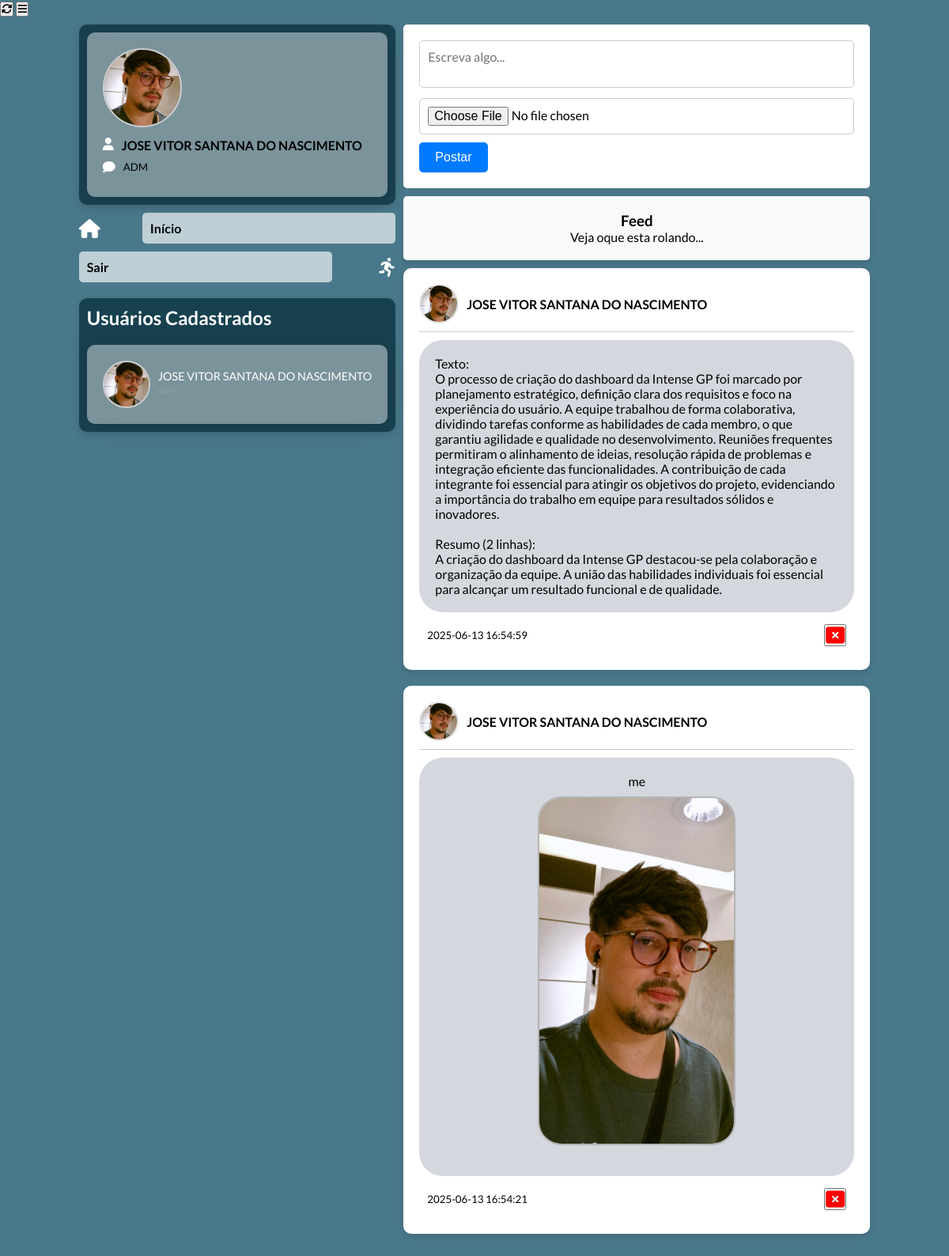
Screenshot of /index.php (signed in) with the database file from the repository.
### tables this page shows
CREATE TABLE `users` (
  `id` int(11) NOT NULL,
  `name` varchar(100) DEFAULT NULL,
  `username` varchar(50) NOT NULL,
  `password` varchar(255) NOT NULL,
  `profile_pic` varchar(255) DEFAULT 'default.png',
  `bio` varchar(30) DEFAULT ''
);

CREATE TABLE `posts` (
  `id` int(11) NOT NULL,
  `user_id` int(11) NOT NULL,
  `content` text NOT NULL,
  `image` varchar(255) DEFAULT NULL,
  `created_at` datetime DEFAULT current_timestamp()
);

### index.php (the view, shortened to what this page needs)
<?php
include 'db.php';
$user_id = $_SESSION[ 'user_id' ];
$stmt = $conn->prepare( 'SELECT name, bio, profile_pic FROM users WHERE id = ?' );
$stmt->bind_param( 'i', $user_id );
$stmt->execute();
$user_result = $stmt->get_result();
$user_data = $user_result->fetch_assoc();
$posts = $conn->query( "
    SELECT posts.id, posts.content, posts.image, posts.created_at, posts.user_id,
           users.name, users.profile_pic
    FROM posts
    JOIN users ON posts.user_id = users.id
    ORDER BY posts.created_at DESC
" );
$users = $conn->query( 'SELECT name,bio, profile_pic FROM users' );
?>
<!DOCTYPE html>
<html lang = 'pt-br'>
<head>
<link rel = 'stylesheet' href = './css/index.css'>
<link rel = 'stylesheet' href = './css/mobile.css'>
<link rel = 'stylesheet' href = 'https://cdnjs.cloudflare.com/ajax/libs/font-awesome/6.7.2/css/all.min.css' />
</head>
<body>
<div class="hamburger-menu">
    <button id="refreshBtn" onclick="refreshPage()">
        <i class="fa-solid fa-rotate"></i>
    </button>
    <button id="menuBtn">
        <i class="fa-solid fa-bars"></i>
    </button>
</div>
<div class = 'container'>
<aside class = 'sidebar'>
<div class = 'user-profile'>
<div class = 'case'>
<img src = "uploads/<?= htmlspecialchars($user_data['profile_pic']) ?>" alt = 'Foto de perfil'>
<div class = 'user-info'>
<div class = 'nome_bio'>
<i class = 'fa-solid fa-user'></i><strong><?= htmlspecialchars( $user_data[ 'name' ] ) ?></strong>
</div>
<div class = 'nome_bio'>
<i class = 'fa-solid fa-comment'></i><small><?= htmlspecialchars( $user_data[ 'bio' ] ) ?></small>
</div>
</div>
</div>
</div>
<div class = 'nav-links'>
<span>
<i class = 'fa-solid fa-house'></i>
<a href = 'index.php'>Início</a>
</span>
<span>
<a href = 'logout.php'>Sair</a>
 <i class = 'fa-solid fa-person-running'></i>
</span>
</div>
<div class = 'usuarios_cadastrados'>
<h3>Usuários Cadastrados</h3>
<?php while ( $row = $users->fetch_assoc() ): ?>
<div class = 'profile-card'>
<img src = "uploads/<?= $row['profile_pic'] ?>" >
<div class="cad_username">
    <strong><?= htmlspecialchars( $row[ 'name' ] ) ?></strong>
<small><?= htmlspecialchars( $row[ 'bio' ] ) ?></small>
</div>
</div>
<?php endwhile;
?>
</div>
</aside>
<main class = 'main-content'>
<div class = 'new-post'>
<form action = 'post.php' method = 'POST' enctype = 'multipart/form-data'>
<div>
<textarea name = 'content' placeholder = 'Escreva algo...' required></textarea>
</div>
<div>
<input type = 'file' name = 'image' accept = 'image/*'>
<button type = 'submit'>Postar</button>
</div>
</form>
</div>
<div class = 'posts-section'>
<div class = 'feed'>
<h3>Feed </h3>
<p>Veja oque esta rolando...</p>
</div>
<?php while ( $row = $posts->fetch_assoc() ): ?>
<div class = 'post'>
<div class = 'post-header'>
<img src = "uploads/<?= htmlspecialchars($row['profile_pic']) ?>" alt = 'Foto do autor'>
<strong><?= htmlspecialchars( $row[ 'name' ] ) ?></strong>
</div>
<div class = 'post-content'>
<p><?= nl2br( htmlspecialchars( $row[ 'content' ] ) ) ?></p>
<?php if ( !empty( $row[ 'image' ] ) && file_exists( 'uploads/' . $row[ 'image' ] ) ): ?>
<img src = "uploads/<?= htmlspecialchars($row['image']) ?>" alt = 'Imagem do post'><br>
<?php endif;
?>
</div>
<div class = 'post-footer'>
<small><?= $row[ 'created_at' ] ?></small>
<?php if ( $row[ 'user_id' ] == $user_id ): ?>
<form action = 'delete_post.php' method = 'GET' class = 'delete-post'>
<button type = 'submit' onclick = "return confirm('Deseja mesmo excluir este post?')">
<i class = 'fa-solid fa-rectangle-xmark'></i>
</button>
</form>
<?php endif;
?>
</div>
</div>
<?php endwhile;
?>
</div>
</main>
</div>
</body>
</html>

### css/index.css (style rules this page uses)
* { box-sizing: border-box; padding: 0; margin: 0; }
body { background-color: #104e66c2; font-family: "Lato", sans-serif; height: 100vh; width: 100%; }
.container { display: flex; flex-direction: row; width: 100%; height: 100vh; justify-content: center; gap: 10px; padding: 10px; flex-wrap: wrap; }
.main-content { padding-bottom: 20px; width: 50%; }
.user-profile { display: flex; align-items: center; justify-content: center; width: 100%; padding: 10px; border-radius: 10px; background-color: #0a303fc2; box-shadow: 0 4px 8px rgba(0, 0, 0, 0.1); }
.user-profile img { width: 100px; height: 100px; border-radius: 50%; object-fit: cover; margin-right: 20px; border: solid 2px #cecece; }
.case { background: rgba(255, 255, 255, 0.43); border-radius: 10px; box-shadow: 0 4px 30px rgba(0, 0, 0, 0.1); backdrop-filter: blur(17.7px); -webkit-backdrop-filter: blur(17.7px); padding: 20px; width: 100%; }
.user-info { display: flex; flex-direction: column; margin-top: 10px; gap: 10px; justify-content: center; width: 100%; }
.nome_bio { display: flex; gap: 10px; }
.nome_bio i { color: #ffffff; font-size: 1rem; }
.usuarios_cadastrados { display: flex; flex-direction: column; gap: 10px; width: 100%; padding: 10px; border-radius: 10px; background-color: #0a303fc2; box-shadow: 0 4px 8px rgba(0, 0, 0, 0.1); margin-top: 20px; }
.usuarios_cadastrados h3 { color: #ffffff; font-size: 1.5rem; margin-bottom: 10px; }
.profile-card { background: rgba(255, 255, 255, 0.43); border-radius: 10px; box-shadow: 0 4px 30px rgba(0, 0, 0, 0.1); backdrop-filter: blur(17.7px); -webkit-backdrop-filter: blur(17.7px); padding: 20px; display: flex; align-items: center; justify-content: flex-start; }
.profile-card .cad_username { display: flex; flex-direction: column; }
.cad_username strong { color: #ffffff; font-size: 0.9rem; margin-bottom: 5px; font-weight: 500; }
.cad_username small { color: #ffffff; font-size: 0.6rem; margin-bottom: 5px; font-weight: 200; }
.profile-card img { width: 60px; height: 60px; border-radius: 50%; object-fit: cover; margin-right: 10px; border: solid 2px #cecece; }
.nav-links { display: flex; flex-direction: column; align-items: center; gap: 10px; margin: 10px 0; }
.nav-links span { width: 100%; display: flex; justify-content: space-between; align-items: center; }
.nav-links i { color: #ffffff; font-size: 1.5rem; cursor: pointer; transition: color 0.3s ease; }
.nav-links a { text-decoration: none; color: black; font-weight: 700; width: 80%; padding: 10px; border-radius: 5px; transition: background-color 0.3s ease; background-color: rgba(255, 255, 255, 0.644); }
.new-post { background-color: #fff; padding: 20px; border-radius: 5px; }
.new-post textarea, .new-post input { width: 100%; padding: 10px; border-radius: 5px; border: 1px solid #ccc; font-family: "Lato", sans-serif; font-size: 1rem; margin-bottom: 10px; resize: none; }
.new-post button { padding: 10px 20px; border: none; border-radius: 5px; background-color: #007bff; color: white; font-size: 1rem; cursor: pointer; transition: background-color 0.3s ease; }
.feed { display: flex; flex-direction: column; align-items: center; width: 100%; padding: 20px; background-color: #f8f9fa; border-radius: 5px; box-shadow: 0 4px 8px rgba(0, 0, 0, 0.1); margin: 10px auto; }
.post { display: flex; flex-direction: column; align-items: flex-start; width: 100%; padding: 20px; background-color: white; border-radius: 10px; box-shadow: 0 4px 8px rgba(0, 0, 0, 0.1); margin-bottom: 20px; }
.post-header { display: flex; align-items: center; width: 100%; padding-bottom: 10px; border-bottom: 1px solid #ccc; }
.post-header img { width: 50px; height: 50px; border-radius: 50%; object-fit: cover; margin-right: 10px; border: solid 2px #e6e6e6; }
.post-content { display: flex; flex-direction: column; align-items: center; width: 100%; margin-top: 10px; background-color: #d4d7dd; border-radius: 30px; padding: 20px; }
.post-content img { max-width: 250px; height: auto; object-fit: cover; border-radius: 30px; margin-top: 10px; border: solid 2px #b4b4b4; transition: transform 0.3s ease; }
.post-footer { display: flex; justify-content: space-between; align-items: center; width: 100%; padding: 10px; margin-top: 5px; color: black; border-radius: 5px; }
.delete-post button i { color: red; font-size: 1.5rem; cursor: pointer; transition: color 0.3s ease; }

### rows the page displays
users: profile_pic (picture), name "JOSE VITOR SANTANA DO NASCIMENTO", bio "ADM"
posts: user.profile_pic (picture), user.name "JOSE VITOR SANTANA DO NASCIMENTO", content "Texto: O processo de criação do dashboard da Intense GP foi marcado por planejamento estratégico, definição clara dos requisitos e foco na experiência do usuário. A equipe trabalhou de forma colaborativa, dividindo tarefas conforme as habilidades de cada membro, o que garantiu agilidade e qualidade no desenvolvimento. Reuniões frequentes permitiram o alinhamento de ideias, resolução rápida de problemas e integração eficiente das funcionalidades. A contribuição de cada integrante foi essencial para atingir os objetivos do projeto, evidenciando a importância do trabalho em equipe para resultados sólidos e inovadores. Resumo (2 linhas): A criação do dashboard da Intense GP destacou-se pela…", created_at "2025-06-13 16:54:59"
posts: user.profile_pic (picture), user.name "JOSE VITOR SANTANA DO NASCIMENTO", content "me", image (picture), created_at "2025-06-13 16:54:21"
